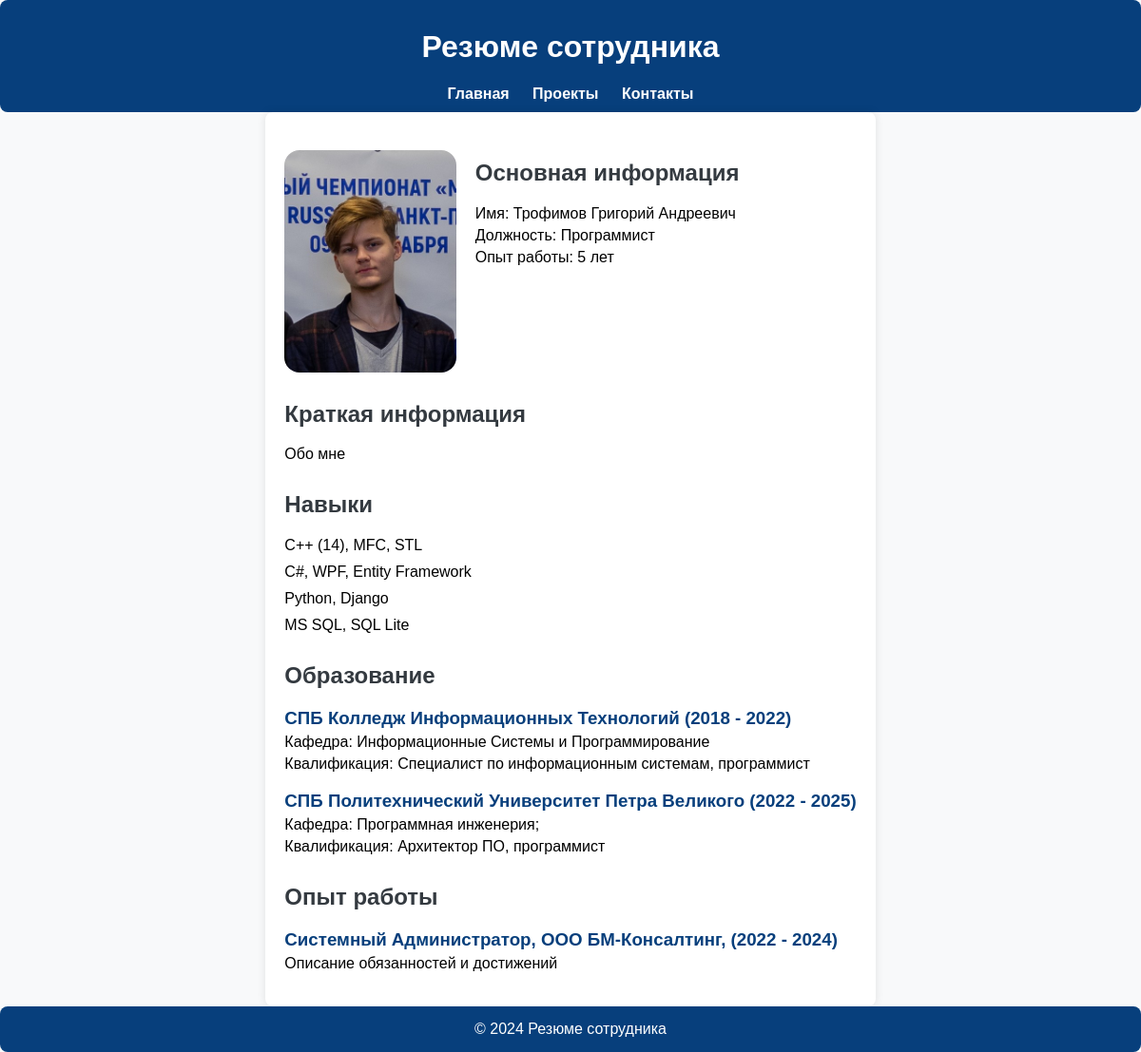
The app's page /, older data.
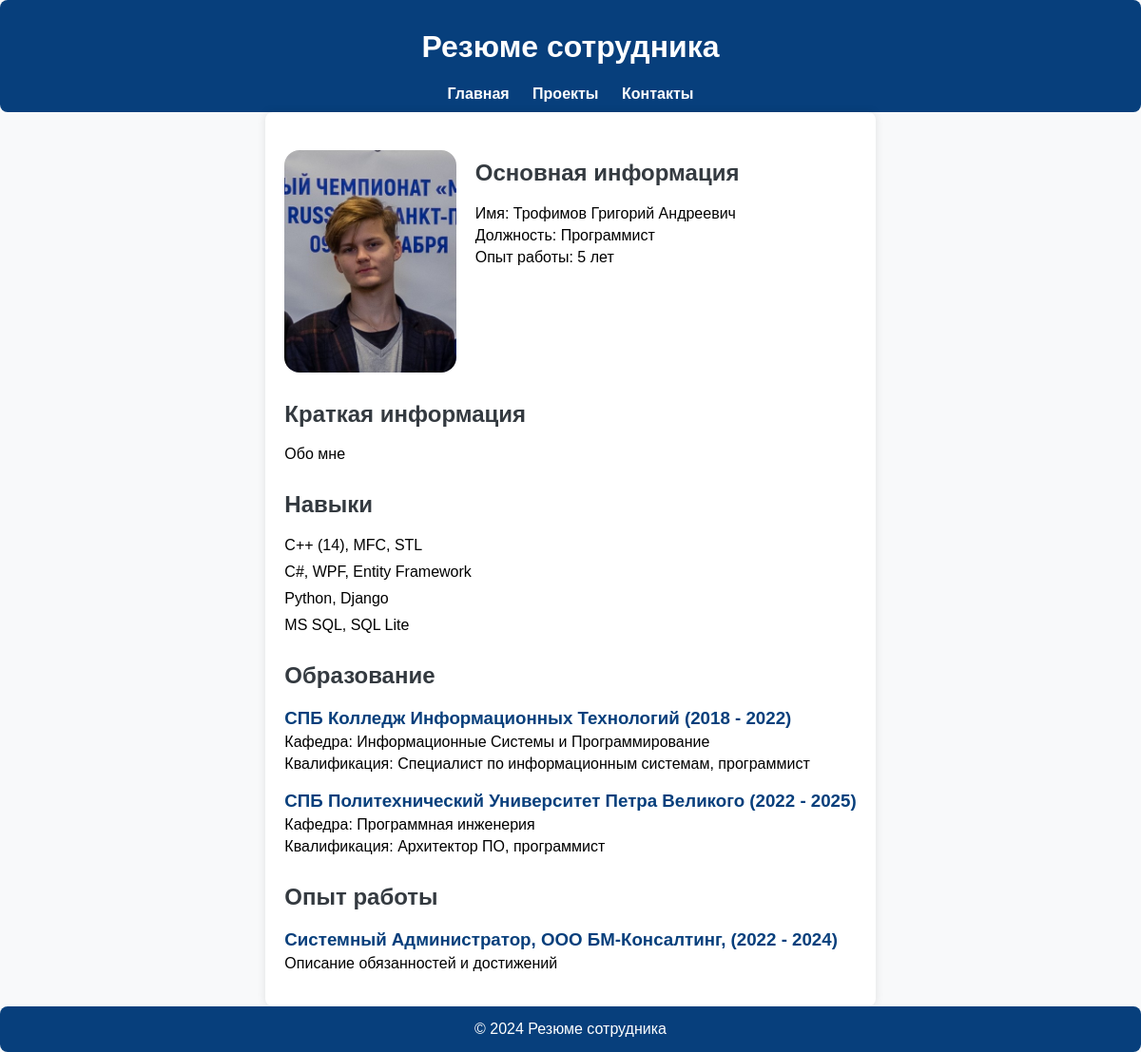
The same page, newer data.
### main/models.py (models this page shows)
class Person(models.Model):
    fullName = models.CharField(max_length=255, verbose_name="ФИО")
    about = models.TextField(verbose_name="Обо мне")
    post = models.CharField(max_length=255, verbose_name="Должность")
    photo = models.ImageField(upload_to="photos/", verbose_name="Фото")
    class Meta:
        verbose_name = 'Вы'
        verbose_name_plural = 'Вы'

class Skills(models.Model):
    preson = models.ForeignKey(Person,on_delete=models.CASCADE)
    skiName = models.TextField(verbose_name="Наименование навыка")
    class Meta:
        verbose_name = 'Навыки'
        verbose_name_plural = 'Навыки'

class Education(models.Model):
    preson = models.ForeignKey(Person,on_delete=models.CASCADE)
    eduName = models.TextField(verbose_name="Учебн. учреждение")
    eduDepartment = models.TextField(default='IT', verbose_name="Факультет")
    eduQualification = models.TextField(default='IT', verbose_name="Квалификация")
    dateStart = models.DateField(verbose_name="Начало")
    dateEnd = models.DateField(verbose_name="Конец")
    class Meta:
        verbose_name = 'Образование'
        verbose_name_plural = 'Образование'

class Experience(models.Model):
    preson = models.ForeignKey(Person,on_delete=models.CASCADE)
    comName = models.TextField(verbose_name="Компания")
    post = models.CharField(max_length=255, verbose_name="Должность")
    dateStart = models.DateField(verbose_name="Начало")
    dateEnd = models.DateField(verbose_name="Конец")
    class Meta:
        verbose_name = 'Опыт работы'
        verbose_name_plural = 'Опыт работы'

### main/views.py (the view)
# urls.py: path('',index, name='home'),
def index(request):
    person =  Person.objects.all()
    skills = Skills.objects.all()
    education = Education.objects.all()
    experience = Experience.objects.all()
    context = {
        'title': 'My site',
        'Person': person[0],
        'Skills': skills,
        'Education':education,
        'Experience' :experience,
    }
    return render(request, 'main/index.html', context=context)

### main/templatetags/mainTags.py (called while the page is built)
@register.simple_tag()
def get_menu():
    return menu

### main/templates/main/index.html
{% extends 'main/base.html' %}
{% block content %}
{% if Person.photo %}
    <div class="imgcontainer">
        <img src="{{Person.photo.url}}" alt="мое фото" />
        <div>
            <h2>Основная информация</h2>
            <p>Имя: {{Person.fullName}}</p>
            <p>Должность: {{Person.post}}</p>
            <p>Опыт работы: 5 лет</p>
        </div>
    </div>
{% endif %}
<h2>Краткая информация</h2>
<p>{{Person.about}}</p>
<h2>Навыки</h2>
<ul>
    {% for s in Skills %}
    <li>{{s.skiName}}</li>
    {% endfor %}
</ul>
<h2>Образование</h2>
    <ul>
        {% for e in Education %}
        <li>
            <h3>{{e.eduName}} ({{e.dateStart.year}} - {{e.dateEnd.year}})</h3>
            <p>Кафедра: {{e.eduDepartment}}</p>
            <p>Квалификация: {{e.eduQualification}}</p>
        </li>
        {% endfor %}
    </ul>
<h2>Опыт работы</h2>
<ul>
    {% for ex in Experience %}
    <li>
        <h3>{{ex.post}}, {{ex.comName}}, ({{ex.dateStart.year}} - {{ex.dateEnd.year}})</h3>
        <p>Описание обязанностей и достижений</p>
    </li>
    {% endfor %}
</ul>
{% endblock %}

### main/templates/main/base.html (shortened to what this page needs)
{% load static %}
{% load mainTags %}
{% get_menu as menu %}
<!DOCTYPE html>
<html>
<head>
    <link type="text/css" href="{% static 'main/css/styles.css' %}" rel="stylesheet" />
    <link rel="stylesheet" href="https://cdn.jsdelivr.net/npm/bootstrap-icons@1.11.3/font/bootstrap-icons.min.css">
</head>
<body>
    <div class="header">
        <h1>Резюме сотрудника</h1>
        <div class="menu">
            {% for m in menu %}
                <a href="{% url m.url_name %}">{{m.title}}</a>
            {% endfor %}
        </div>
    </div>
    <div class="container">
        {% block content %}
        {% endblock %}
    </div>
    <div class="footer">
        <p>&copy; 2024 Резюме сотрудника</p>
    </div>
</body>
</html>

### main/static/main/css/styles.css (style rules this page uses)
html, body { font-family: Arial, sans-serif; margin: 0; padding: 0; background-color: #f8f9fa; display: flex; flex-direction: column; min-height: 100vh; }
.container { max-width: 800px; margin: 0 auto; padding: 20px; background-color: #fff; border-radius: 8px; box-shadow: 0 0 10px rgba(0, 0, 0, 0.1); flex-grow: 1; }
.header, .footer { background-color: #073f7c; color: #fff; text-align: center; padding: 10px 0; border-radius: 8px; }
.menu a { color: #fff; text-decoration: none; margin: 0 10px; font-weight: bold; }
h1 { text-align: center; color: #fff; }
h2 { margin-top: 30px; color: #343a40; }
ul { list-style-type: none; padding: 0; }
li { margin-bottom: 10px; }
li h3 { margin-bottom: 5px; color: #073f7c; }
p { margin: 5px 0; }
.imgcontainer { max-width: 800px; margin: 0 auto; overflow: hidden; }
.imgcontainer img { float: left; max-width: 30%; height: auto; margin-right: 20px; margin-top: 20px; border-radius: 1em; }

Row changes from the older to the newer data that the page shows:
changed Education "СПБ Политехнический Университет Петра Великого": eduDepartment "Программная инженерия;" → "Программная инженерия"
